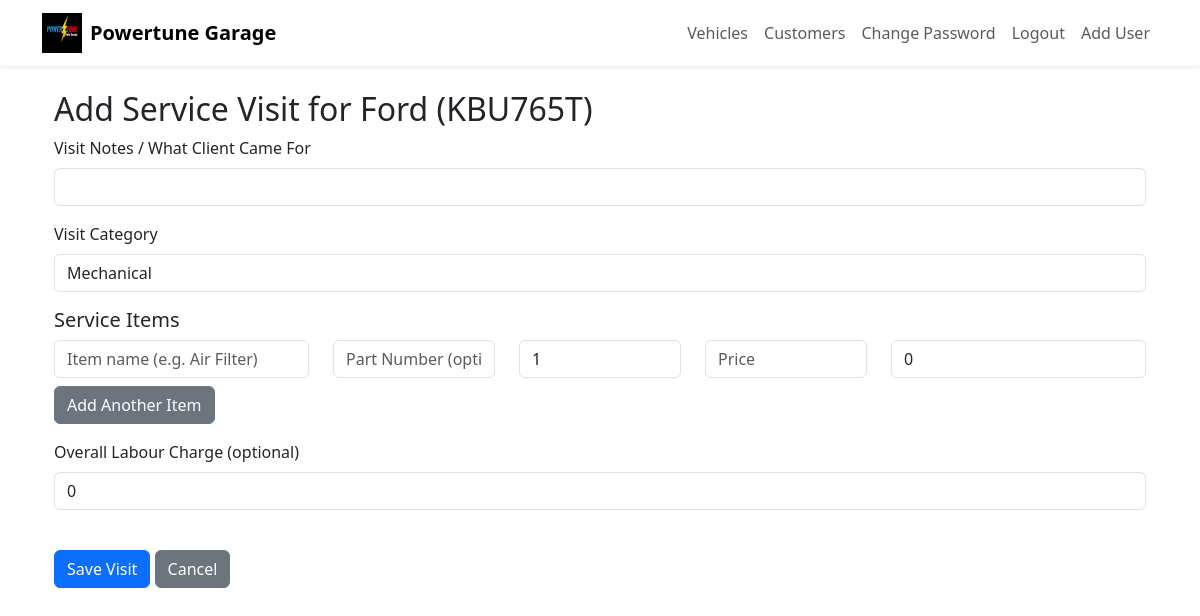
The page /vehicles/1/add_visit (signed in) on the database as committed earlier.
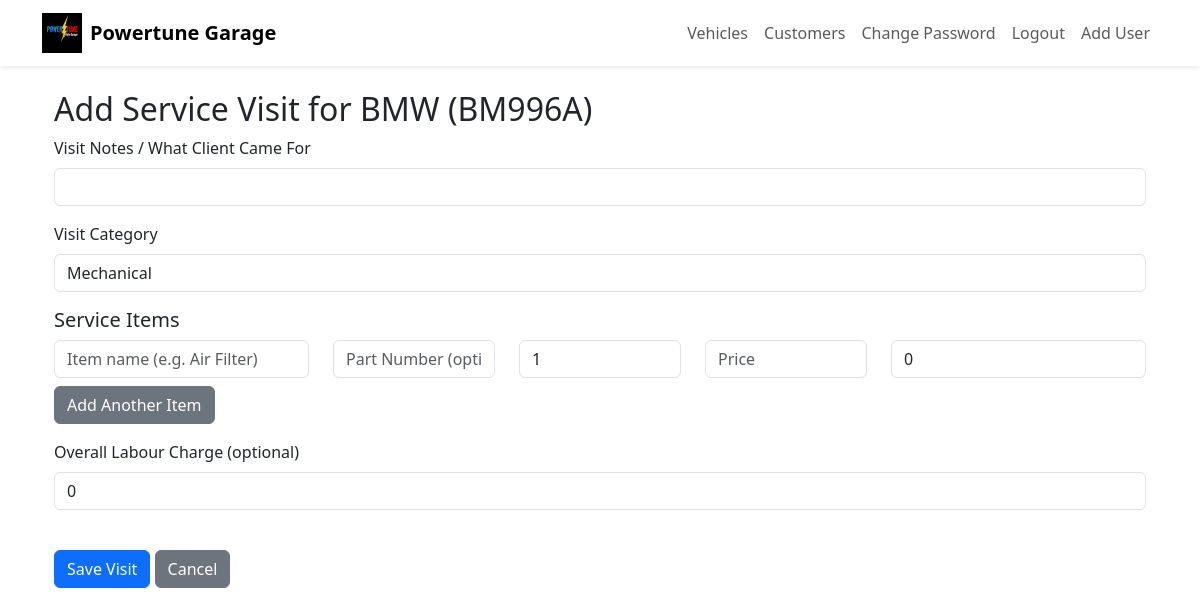
The same page on the database as committed later.
### app.py (models this page shows)
class Vehicle(db.Model):
    id = db.Column(db.Integer, primary_key=True)
    name = db.Column(db.String(100), nullable=False)  # Vehicle name
    model = db.Column(db.String(100), nullable=False)
    plate = db.Column(db.String(20), unique=True, nullable=False)
    vin_number = db.Column(db.String(100), nullable=True)
    type = db.Column(db.String(50), nullable=True)  # electrical, mechanical, or service
    status = db.Column(db.String(50), nullable=False)
    date_booked = db.Column(db.String(20), nullable=True)
    technician = db.Column(db.String(100), nullable=True)  # Technician working on vehicle
    history = db.Column(db.Text, nullable=True)  # Track work done
    customer_id = db.Column(db.Integer, db.ForeignKey('customer.id'), nullable=True)
    customer = db.relationship('Customer', backref='vehicles')

### app.py (the view, shortened to what this page needs)
@app.route('/vehicles/<int:vehicle_id>/add_visit', methods=['GET', 'POST'])
@login_required
def add_visit(vehicle_id):
    v = Vehicle.query.get_or_404(vehicle_id)
    return render_template('add_visit.html', vehicle=v)

### app.py (called while the page is built)
def login_required(f):
    from functools import wraps
    @wraps(f)
    def decorated_function(*args, **kwargs):
        if 'user_id' not in session:
            flash('Please log in to access this page.', 'warning')
            return redirect(url_for('login'))
        return f(*args, **kwargs)
    return decorated_function

### templates/add_visit.html (shortened to what this page needs)
{% extends 'dashboard.html' %}
{% block content %}
<div class="container mt-4">
    <h2>Add Service Visit for {{ vehicle.name }} ({{ vehicle.plate }})</h2>
    <form method="post">
        <div class="mb-3">
            <label class="form-label">Visit Notes / What Client Came For</label>
            <input type="text" name="notes" class="form-control" required>
        </div>
        <div class="mb-3">
            <label for="visit_category" class="form-label">Visit Category</label>
            <select class="form-control" id="visit_category" name="visit_category" required>
                <option value="Mechanical">Mechanical</option>
            </select>
        </div>
        <h5>Service Items</h5>
        <div id="items">
            <div class="row mb-2">
                <div class="col-3">
                    <input type="text" name="item_name" class="form-control" placeholder="Item name (e.g. Air Filter)">
                </div>
                <div class="col-2">
                    <input type="text" name="part_number" class="form-control" placeholder="Part Number (optional)">
                </div>
                <div class="col-2">
                    <input type="number" name="quantity" class="form-control" placeholder="Qty" min="1" value="1">
                </div>
                <div class="col-2">
                    <input type="number" name="price" class="form-control" placeholder="Price" min="0" step="0.01">
                </div>
                <div class="col-3">
                    <input type="number" name="labour" class="form-control" placeholder="Labour" min="0" step="0.01" value="0">
                </div>
            </div>
        </div>
        <button type="button" class="btn btn-secondary mb-3" onclick="addItem()">Add Another Item</button>
        <div class="mb-3">
            <label class="form-label">Overall Labour Charge (optional)</label>
            <input type="number" name="visit_labour" class="form-control" min="0" step="0.01" value="0">
        </div>
        <br>
        <button type="submit" class="btn btn-primary">Save Visit</button>
        <a href="{{ url_for('vehicle_detail', vehicle_id=vehicle.id) }}" class="btn btn-secondary">Cancel</a>
    </form>
</div>
{% endblock %}

Rows that differ between the two databases and show on the page:
changed Vehicle: name "Ford" → "BMW"; plate "KBU765T" → "BM996A"
